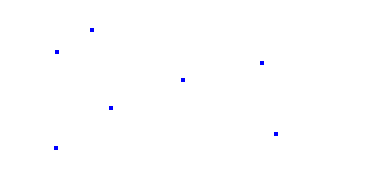
#> input picture count_object/sample.bmp, 386 x 189 px
$ python count_object.py
#> lines starting #> are read from the running program, lines starting #| are printed output that depends on the picture; after the words box and inside, x2 and y2 are one past the last pixel; in counts of white or black regions, pixels touching at a corner belong together
# Very simple way of counting objects in an image
# https://www.geeksforgeeks.org/count-number-of-object-using-python-opencv/
import cv2
import matplotlib.pyplot as plt

image = cv2.imread('sample.bmp')
#> image is the input picture: shape (189, 386, 3); mean B, G, R 255, 254.6, 254.6
gray = cv2.cvtColor(image, cv2.COLOR_BGR2GRAY)
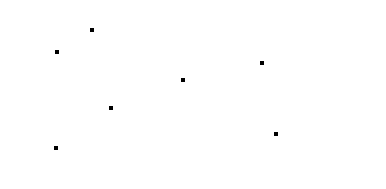
#> gray: shape (189, 386); values 29 (black) and 255 (white), 99.8% white; 7 black regions (7 under 20 px)
plt.figure(figsize=(12,7))
plt.imshow(gray, cmap='gray')

blur = cv2.GaussianBlur(gray, (11, 11), 0)
plt.figure(figsize=(12,7))
plt.imshow(blur, cmap='gray')

canny = cv2.Canny(blur, 30, 150, 3)
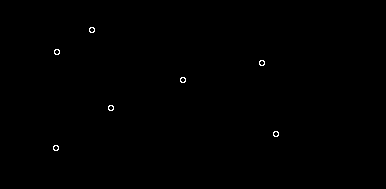
#> canny: shape (189, 386); 0.19% white in thin lines or dots, all inside (x1, y1, x2, y2) = (53, 27, 279, 151)
plt.figure(figsize=(12,7))
plt.imshow(canny, cmap='gray')

dilated = cv2.dilate(canny, (1, 1), iterations=0)
plt.figure(figsize=(12,7))
plt.imshow(dilated, cmap='gray')

(cnt, hierarchy) = cv2.findContours(
    dilated.copy(), cv2.RETR_EXTERNAL, cv2.CHAIN_APPROX_NONE)
#> cnt = 7 contours; box (x1, y1, x2, y2) and area: (53, 145, 59, 151) 23, (273, 131, 279, 137) 23, (108, 105, 114, 111) 23, (180, 77, 186, 83) 23, (259, 60, 265, 66) 23, (54, 49, 60, 55) 23, (89, 27, 95, 33) 23
rgb = cv2.cvtColor(image, cv2.COLOR_BGR2RGB)
plt.figure(figsize=(12,7))
plt.imshow(rgb)

cv2.drawContours(rgb, cnt, -1, (0, 255, 0), 2)
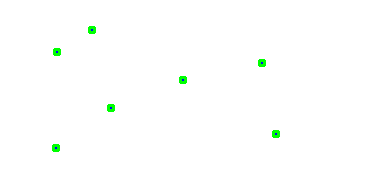
#> rgb: shape (189, 386, 3); mean R, G, B 253.5, 254.9, 253.6

print("coins in the image : ", len(cnt))
#| coins in the image :  7

plt.show()
